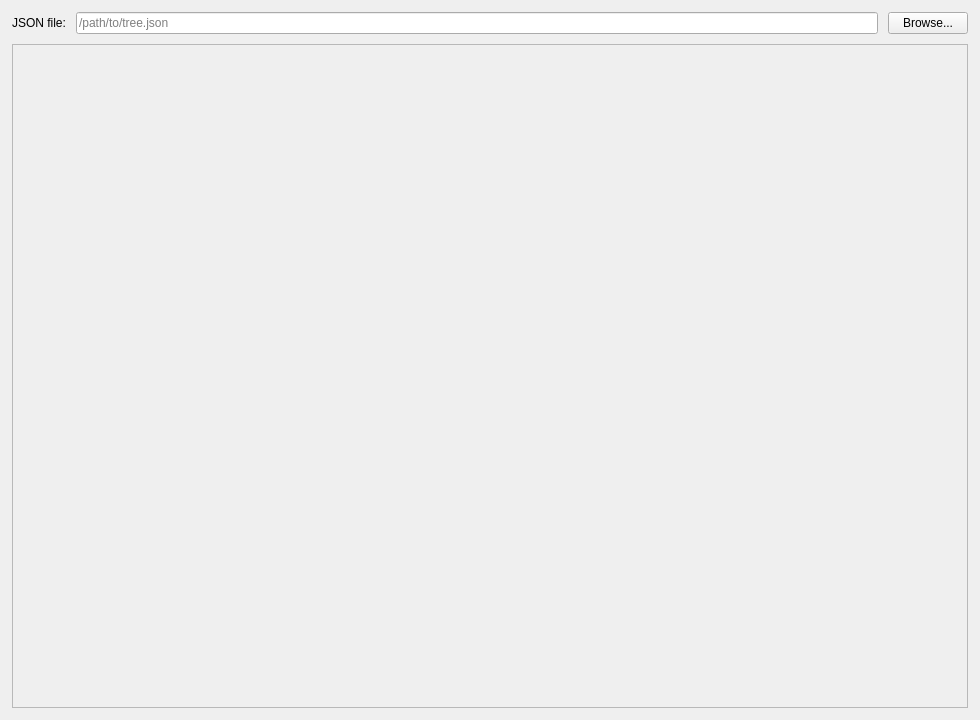
<?xml version="1.0" encoding="UTF-8"?>
<ui version="4.0">
 <class>MainWindow</class>
 <widget class="QMainWindow" name="MainWindow">
  <property name="geometry">
   <rect>
    <x>0</x>
    <y>0</y>
    <width>980</width>
    <height>720</height>
   </rect>
  </property>
  <property name="windowTitle">
   <string>Binary Tree Viewer</string>
  </property>
  <widget class="QWidget" name="centralwidget">
   <layout class="QVBoxLayout" name="verticalLayout">
    <property name="spacing">
     <number>10</number>
    </property>
    <property name="leftMargin">
     <number>12</number>
    </property>
    <property name="topMargin">
     <number>12</number>
    </property>
    <property name="rightMargin">
     <number>12</number>
    </property>
    <property name="bottomMargin">
     <number>12</number>
    </property>
    <item>
     <layout class="QHBoxLayout" name="fileLayout">
      <item>
       <widget class="QLabel" name="fileLabel">
        <property name="text">
         <string>JSON file:</string>
        </property>
       </widget>
      </item>
      <item>
       <widget class="QLineEdit" name="filePathEdit">
        <property name="placeholderText">
         <string>/path/to/tree.json</string>
        </property>
        <property name="clearButtonEnabled">
         <bool>true</bool>
        </property>
       </widget>
      </item>
      <item>
       <widget class="QPushButton" name="browseButton">
        <property name="text">
         <string>Browse...</string>
        </property>
       </widget>
      </item>
     </layout>
    </item>
    <item>
     <layout class="QHBoxLayout" name="controlsLayout"/>
    </item>
    <item>
     <widget class="QScrollArea" name="treeScrollArea">
      <property name="frameShape">
       <enum>QFrame::Shape::StyledPanel</enum>
      </property>
      <property name="widgetResizable">
       <bool>false</bool>
      </property>
      <property name="alignment">
       <set>Qt::AlignmentFlag::AlignLeading|Qt::AlignmentFlag::AlignLeft|Qt::AlignmentFlag::AlignTop</set>
      </property>
      <widget class="QWidget" name="scrollAreaWidgetContents">
       <property name="geometry">
        <rect>
         <x>0</x>
         <y>0</y>
         <width>200</width>
         <height>120</height>
        </rect>
       </property>
      </widget>
     </widget>
    </item>
   </layout>
  </widget>
 </widget>
 <resources/>
 <connections/>
</ui>
